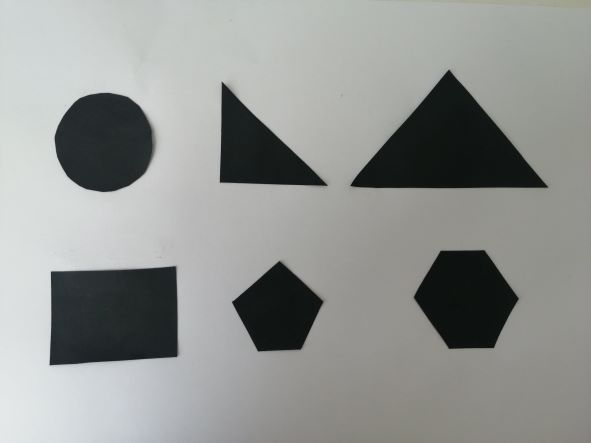
#> input picture sekiller.jpg, 591 x 443 px
$ python main.py
#> lines starting #> are read from the running program, lines starting #| are printed output that depends on the picture; after the words box and inside, x2 and y2 are one past the last pixel; in counts of white or black regions, pixels touching at a corner belong together
import numpy as np
import cv2

#resmi belirtilen konumdan okuduk
img = cv2.imread('sekiller.jpg')
#> img is the input picture: shape (443, 591, 3); mean B, G, R 145.9, 148.3, 146
#resim algılama işleminde kolaylık sağlaması için resmi gri yaptık
grayImg= cv2.cvtColor(img, cv2.COLOR_BGR2GRAY)

#threshold eşik ayarlama maskesi için alt eşik ve üst eşiği belirledik
lower = np.array([110, 110, 110])
upper = np.array([255, 255, 255])

#belirlenen degerlerle orjinal görsele threshold uygulandı
threshed = cv2.inRange(img, lower, upper)
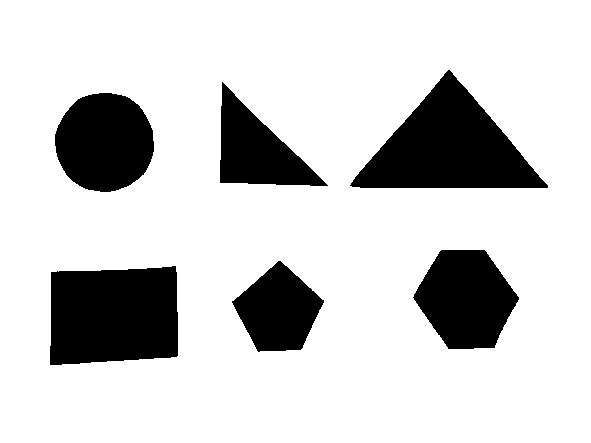
#> threshed: shape (443, 591); 81.1% white; 6 black regions, box (x1, y1, x2, y2) and area: (350, 70, 548, 188) 12044, (50, 266, 178, 365) 11581, (55, 93, 154, 192) 7716, (413, 250, 519, 349) 7418, (220, 82, 328, 186) 5436, (232, 261, 324, 352) 5222


cv2.imshow('Thresholded Image', threshed)

#kenarları daha iyi algılamak için  threshold uygulanan görsele canny filtresi uygulandı
canny=cv2.Canny(threshed,100,200)
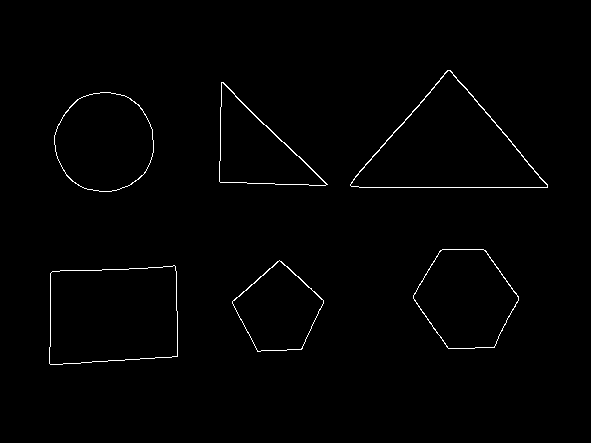
#> canny: shape (443, 591); 0.92% white in thin lines or dots, all inside (x1, y1, x2, y2) = (49, 70, 548, 365)
cv2.imshow('canny Image', canny)

#canny filtresi uygulanmış görseldeki contour değerleri belirlendi
contours , hierarchy = cv2.findContours(canny, cv2.RETR_TREE, cv2.CHAIN_APPROX_SIMPLE)
#> contours = 12 contours; largest, box (x1, y1, x2, y2) and area: (350, 70, 548, 188) 12025, (350, 70, 548, 188) 11864, (49, 265, 178, 365) 11580, (49, 265, 178, 365) 11580, (54, 92, 154, 192) 7733
# bulunan contour kısımları orjinal resimde çizildi
cv2.drawContours(img, contours, -1, (0, 0, 100), 3)
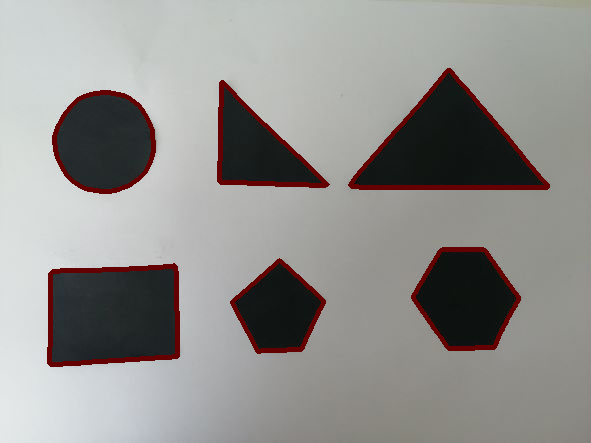
#> img: shape (443, 591, 3); 3.93% of pixels changed, all inside (x1, y1, x2, y2) = (47, 68, 550, 367)

for c in contours:
    #sınırlayıcı dörtgenin sol üst  x,y koordinatları ,genişlik ve yüksekliğine değişken atanır
    x, y , w, h = cv2.boundingRect(c)
    #bulunan konturleri kapsayan dörtgenler  gri görselde çizilir
    grayImg = cv2.rectangle(grayImg,(x,y),(x+w,y+h),(0,255,0),2)

    cv2.imshow("Detected Shapes", grayImg)
    aspectRatio = float(w)/h
    area = cv2.contourArea(c)
    extent = area / float(w*h)
    perimeter = cv2.arcLength(c, True)
    print(x)
    print(y)
    print(w)
    print(h)
    print(area)
    print(perimeter)
    if (abs((w*h) - area) < 1500):
       cv2.putText(img, "Rectangle", (x, y), cv2.FONT_HERSHEY_COMPLEX, 0.5, (0, 0, 255))
       print("Rectangle")
       print("-------------")

    elif (abs(((w*h) / 2) - area) < 200):
       cv2.putText(img, "Triangle", (x, y), cv2.FONT_HERSHEY_COMPLEX, 0.5, (0, 0, 255))
       print("Triangle")
       print("-------------")

    elif (abs(((w*h) * 0.785) - area) < 500):
       cv2.putText(img, "Circle", (x, y), cv2.FONT_HERSHEY_COMPLEX, 0.5, (0, 0, 255))
       print("Circle")
       print("-------------")

    elif (abs(((w*h) * 0.738) - area) < 1000):
       cv2.putText(img, "Hexagon", (x, y), cv2.FONT_HERSHEY_COMPLEX, 0.5, (0, 0, 255))
       print("Hexagon")
       print("-------------")
    elif (abs(((w*h)*0.692))- area < 1000):
       cv2.putText(img, "Pentagon", (x, y), cv2.FONT_HERSHEY_COMPLEX, 0.5, (0, 0, 255))
       print("Pentagon")
       print("-------------")
#> this loop made 12 passes
#> (x, y, w, h, aspectRatio, area, extent, perimeter) on passes 1 to 12: (49, 265, 129, 100, 1.29, 11580.5, 0.898, 441.7), (49, 265, 129, 100, 1.29, 11580, 0.898, 441.1), (232, 260, 92, 92, 1, 5233.5, 0.618, 288.4), (232, 260, 92, 92, 1, 5162, 0.61, 286.7), (413, 249, 106, 100, 1.06, 7438, 0.702, 336.5), (413, 249, 106, 100, 1.06, 7384.5, 0.697, 334.8), (54, 92, 100, 100, 1, 7733, 0.773, 330.4), (54, 92, 100, 100, 1, 7693.5, 0.769, 328.6), (219, 82, 109, 104, 1.05, 5479, 0.483, 358.7), (219, 82, 108, 104, 1.04, 5381.5, 0.479, 356.1), (350, 70, 198, 118, 1.68, 12025, 0.515, 513.2), (350, 70, 198, 118, 1.68, 11863.5, 0.508, 511.4)
#> (printed output is left out)
#> pass 1, `grayImg = cv2.rectangle(grayImg,(x,y),(x+w,y+h),(0,255,0),2)`:
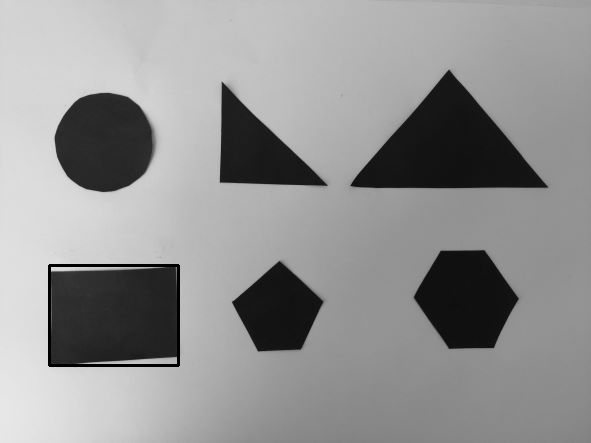
#> grayImg: shape (443, 591); min 0, max 231, mean 146.4
#> pass 3, `grayImg = cv2.rectangle(grayImg,(x,y),(x+w,y+h),(0,255,0),2)`:
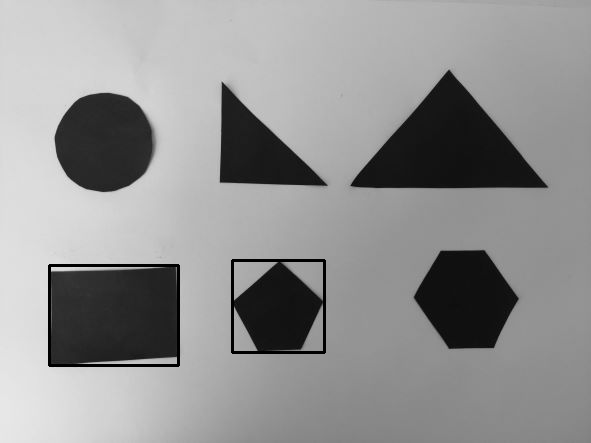
#> grayImg: shape (443, 591); 0.42% of pixels changed, all inside (x1, y1, x2, y2) = (231, 259, 326, 354)
#> after the loop:
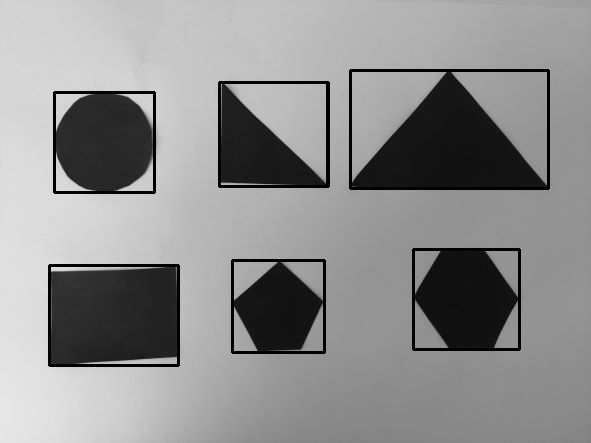
#> grayImg: shape (443, 591); 2.18% of pixels changed, all inside (x1, y1, x2, y2) = (53, 69, 550, 351)
#> after the loop:
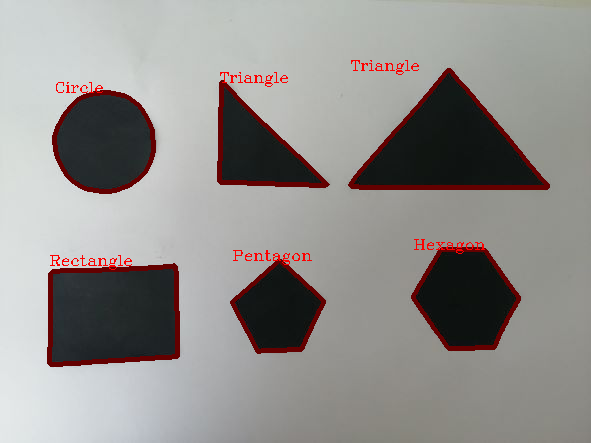
#> img: shape (443, 591, 3); 0.51% of pixels changed, all inside (x1, y1, x2, y2) = (50, 60, 485, 270)

cv2.imshow('Shapes', img)
cv2.waitKey(0)

cv2.destroyAllWindows()
